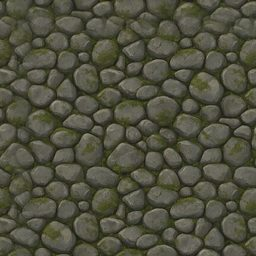
#> input picture apps/client/testing/games/fixture_gallery/art/cobble.jpg, 256 x 256 px
$ python -i imaging.py   (imports and definitions only)
#> lines starting #> are read from the running program, lines starting #| are printed output that depends on the picture
"""Picture processing for the asset tools: keying a flat background out to alpha, trimming, packing frames into an atlas with the frame table GameSprites reads, and fitting opaque pictures to a size."""

from __future__ import annotations

import json
import os
import re

import numpy as np
from PIL import Image, ImageFilter

ATLAS_FORMAT = 1
# Alpha at or below this counts as empty when a frame is trimmed.
TRIM_ALPHA = 8


# ---- keying ----


def _chroma(rgb: np.ndarray) -> tuple[np.ndarray, np.ndarray, np.ndarray]:
    red, green, blue = rgb[..., 0], rgb[..., 1], rgb[..., 2]
    luma = 0.299 * red + 0.587 * green + 0.114 * blue
    return luma, (blue - luma) * 0.564, (red - luma) * 0.713


def border_colour(image: Image.Image) -> tuple[int, int, int]:
    """The background colour of a picture: the median of its outer frame."""
    rgb = np.asarray(image.convert("RGB"))
    band = max(2, min(rgb.shape[0], rgb.shape[1]) // 64)
    edge = np.concatenate([rgb[:band].reshape(-1, 3), rgb[-band:].reshape(-1, 3), rgb[:, :band].reshape(-1, 3), rgb[:, -band:].reshape(-1, 3)])
    return tuple(int(value) for value in np.median(edge, axis=0))


def key_out(image: Image.Image, colour: tuple[int, int, int] | None = None, tolerance: float = 0.10, softness: float = 0.10, despill: float = 1.0, shrink: int = 1, feather: float = 0.6) -> Image.Image:
    """Turn a flat background colour into transparency.

    A pixel is transparent when its colour is within `tolerance` of the key (a distance in a colour space that weighs hue far above brightness, so shading on the backdrop still keys), opaque beyond `tolerance + softness`, and partly transparent in between. Then the edge is cleaned: the mask is pulled in by `shrink` pixels and softened by `feather`, specks are removed, the key colour is taken back out of partly transparent pixels (they were a mix of subject and backdrop) and the key's tint is removed from the rim of the subject (`despill`, 0 .. 1).
    """
    source = np.asarray(image.convert("RGB")).astype(np.float32) / 255.0
    key = np.array(colour if colour is not None else border_colour(image), dtype=np.float32) / 255.0
    luma, blue_diff, red_diff = _chroma(source)
    key_luma, key_blue, key_red = _chroma(key.reshape(1, 1, 3))
    distance = np.sqrt((blue_diff - key_blue) ** 2 + (red_diff - key_red) ** 2 + 0.08 * (luma - key_luma) ** 2)
    alpha = np.clip((distance - tolerance) / max(softness, 1e-4), 0.0, 1.0)

    mask = Image.fromarray((alpha * 255.0 + 0.5).astype(np.uint8), "L")
    # Opening removes isolated specks of backdrop noise that survived; the minimum filter then pulls the edge in, off the contaminated rim.
    mask = mask.filter(ImageFilter.MinFilter(3)).filter(ImageFilter.MaxFilter(3))
    for _ in range(max(0, shrink)):
        mask = mask.filter(ImageFilter.MinFilter(3))
    if feather > 0.0:
        soft = mask.filter(ImageFilter.GaussianBlur(feather))
        # Feathering may only take away: a pixel never becomes more opaque than the mask said.
        mask = Image.fromarray(np.minimum(np.asarray(mask), np.asarray(soft)), "L")
    alpha = np.asarray(mask).astype(np.float32) / 255.0

    colourful = source.copy()
    partial = (alpha > 0.0) & (alpha < 1.0)
    if partial.any():
        # observed = alpha * subject + (1 - alpha) * key, solved for the subject.
        safe = np.maximum(alpha[partial], 0.15)[:, None]
        colourful[partial] = np.clip((source[partial] - (1.0 - safe) * key) / safe, 0.0, 1.0)
    if despill > 0.0:
        # The rim of the subject: everything within a few pixels of transparency.
        near = np.asarray(Image.fromarray(((alpha < 0.999) * 255).astype(np.uint8), "L").filter(ImageFilter.MaxFilter(7)).filter(ImageFilter.GaussianBlur(1.5))).astype(np.float32) / 255.0
        tint = key - key.mean()
        length = float(np.linalg.norm(tint))
        if length > 1e-3:
            tint /= length
            grey = colourful.mean(axis=2, keepdims=True)
            along = np.maximum(0.0, ((colourful - grey) * tint).sum(axis=2))
            colourful = np.clip(colourful - (along * near * despill)[..., None] * tint, 0.0, 1.0)
    colourful[alpha <= 0.0] = 0.0
    out = np.dstack([colourful, alpha])
    return Image.fromarray((out * 255.0 + 0.5).astype(np.uint8), "RGBA")


# ---- frames ----


# [184 lines left out: functions content_box, resize_rgba, parse_pivot, _shelves, pack, write_atlas and 3 more, not called in this run]

>>> from PIL import Image
>>> picture = Image.open('../../apps/client/testing/games/fixture_gallery/art/cobble.jpg')
#> picture is the input picture: PIL image 256x256 RGB; mean R, G, B 80.1, 79.9, 63.4
>>> result = key_out(picture)
#> in key_out, `key = np.array(colour if colour is not None else border_colour(image),..`: key = [0.329, 0.329, 0.267]
#> in _chroma, `red, green, blue = rgb[..., 0], rgb[..., 1], rgb[..., 2]`:
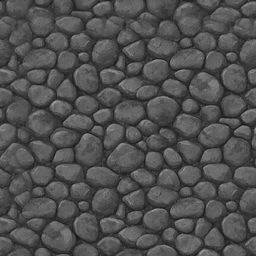
#> red: shape (256, 256) float32; min 0.0784, max 0.624, mean 0.314
#> in _chroma, `red, green, blue = rgb[..., 0], rgb[..., 1], rgb[..., 2]`:
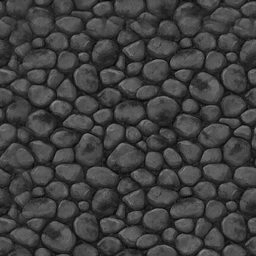
#> blue: shape (256, 256) float32; min 0.0118, max 0.565, mean 0.249
#> in key_out, `luma, blue_diff, red_diff = _chroma(source)`:
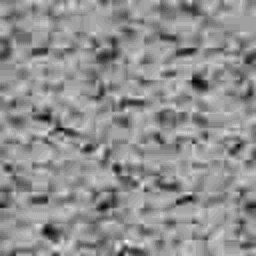
#> blue_diff: shape (256, 256) float32; min -0.0868, max 0.00848, mean -0.0325; drawn with min black and max white
#> in key_out, `luma, blue_diff, red_diff = _chroma(source)`:
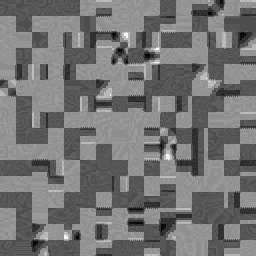
#> red_diff: shape (256, 256) float32; min -0.00384, max 0.0169, mean 0.00562; drawn with min black and max white
#> in key_out, `key_luma, key_blue, key_red = _chroma(key.reshape(1, 1, 3))`: key_luma = [0.322]; key_blue = [-0.0314]; key_red = [0.0051]
#> in key_out, `distance = np.sqrt((blue_diff - key_blue) ** 2 + (red_diff - key_red) ..`:
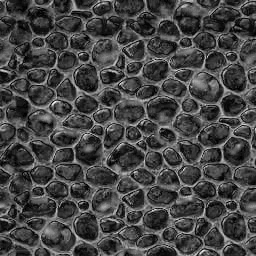
#> distance: shape (256, 256) float32; min 0.0021, max 0.0822, mean 0.024; drawn with min black and max white
#> in key_out, `alpha = np.clip((distance - tolerance) / max(softness, 1e-4), 0.0, 1.0)`: alpha: shape (256, 256) float32; every value is 0
#> in key_out, `mask = Image.fromarray((alpha * 255.0 + 0.5).astype(np.uint8), "L")`: mask: PIL image 256x256 L; every value is 0
#> in key_out, `near = np.asarray(Image.fromarray(((alpha < 0.999) * 255).astype(np.ui..`: near: shape (256, 256) float32; every value is 1
#> in key_out, `tint = key - key.mean()`: tint = [0.0209, 0.0209, -0.0418]
#> in key_out, `length = float(np.linalg.norm(tint))`: length = 0.0512
#> in key_out, `tint /= length`: tint = [0.408, 0.408, -0.816]
#> in key_out, `along = np.maximum(0.0, ((colourful - grey) * tint).sum(axis=2))`:
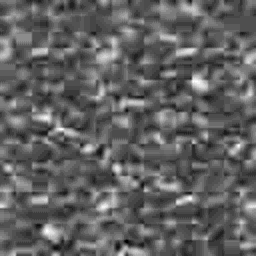
#> along: shape (256, 256) float32; min 0, max 0.139, mean 0.0532; drawn with min black and max white
#> in key_out, `colourful[alpha <= 0.0] = 0.0`: colourful: shape (256, 256, 3) float32; every value is 0
#> in key_out, `out = np.dstack([colourful, alpha])`: out: shape (256, 256, 4) float32; every value is 0
